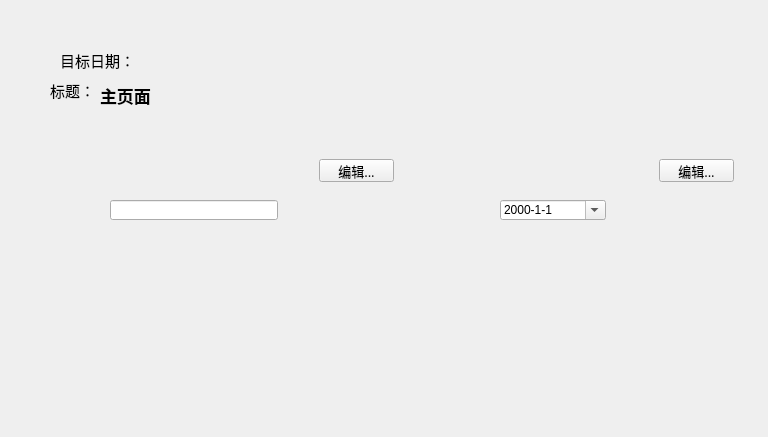
<?xml version="1.0" encoding="UTF-8"?>
<ui version="4.0">
 <class>frmDisplay</class>
 <widget class="QWidget" name="frmDisplay">
  <property name="geometry">
   <rect>
    <x>0</x>
    <y>0</y>
    <width>768</width>
    <height>437</height>
   </rect>
  </property>
  <property name="windowTitle">
   <string>Form</string>
  </property>
  <widget class="QPushButton" name="pushButton_3">
   <property name="geometry">
    <rect>
     <x>319</x>
     <y>159</y>
     <width>75</width>
     <height>23</height>
    </rect>
   </property>
   <property name="font">
    <font>
     <family>幼圆</family>
     <pointsize>10</pointsize>
    </font>
   </property>
   <property name="text">
    <string>编辑...</string>
   </property>
  </widget>
  <widget class="QLabel" name="label_8">
   <property name="geometry">
    <rect>
     <x>50</x>
     <y>80</y>
     <width>45</width>
     <height>20</height>
    </rect>
   </property>
   <property name="font">
    <font>
     <family>幼圆</family>
     <pointsize>11</pointsize>
     <weight>50</weight>
     <bold>false</bold>
    </font>
   </property>
   <property name="text">
    <string>标题：</string>
   </property>
  </widget>
  <widget class="QLabel" name="label_7">
   <property name="geometry">
    <rect>
     <x>100</x>
     <y>80</y>
     <width>51</width>
     <height>31</height>
    </rect>
   </property>
   <property name="font">
    <font>
     <family>幼圆</family>
     <pointsize>13</pointsize>
     <weight>75</weight>
     <bold>true</bold>
    </font>
   </property>
   <property name="text">
    <string>主页面</string>
   </property>
  </widget>
  <widget class="QDateEdit" name="dateEdit_2">
   <property name="geometry">
    <rect>
     <x>500</x>
     <y>200</y>
     <width>106</width>
     <height>20</height>
    </rect>
   </property>
   <property name="displayFormat">
    <string>yyyy-M-d</string>
   </property>
   <property name="calendarPopup">
    <bool>true</bool>
   </property>
  </widget>
  <widget class="QLineEdit" name="lineEdit_2">
   <property name="geometry">
    <rect>
     <x>110</x>
     <y>200</y>
     <width>168</width>
     <height>20</height>
    </rect>
   </property>
  </widget>
  <widget class="QPushButton" name="pushButton_4">
   <property name="geometry">
    <rect>
     <x>659</x>
     <y>159</y>
     <width>75</width>
     <height>23</height>
    </rect>
   </property>
   <property name="font">
    <font>
     <family>幼圆</family>
     <pointsize>10</pointsize>
    </font>
   </property>
   <property name="text">
    <string>编辑...</string>
   </property>
  </widget>
  <widget class="QLabel" name="label_9">
   <property name="geometry">
    <rect>
     <x>60</x>
     <y>50</y>
     <width>107</width>
     <height>20</height>
    </rect>
   </property>
   <property name="font">
    <font>
     <family>幼圆</family>
     <pointsize>11</pointsize>
     <weight>50</weight>
     <bold>false</bold>
     <kerning>false</kerning>
    </font>
   </property>
   <property name="text">
    <string>目标日期：</string>
   </property>
  </widget>
 </widget>
 <resources/>
 <connections/>
</ui>
